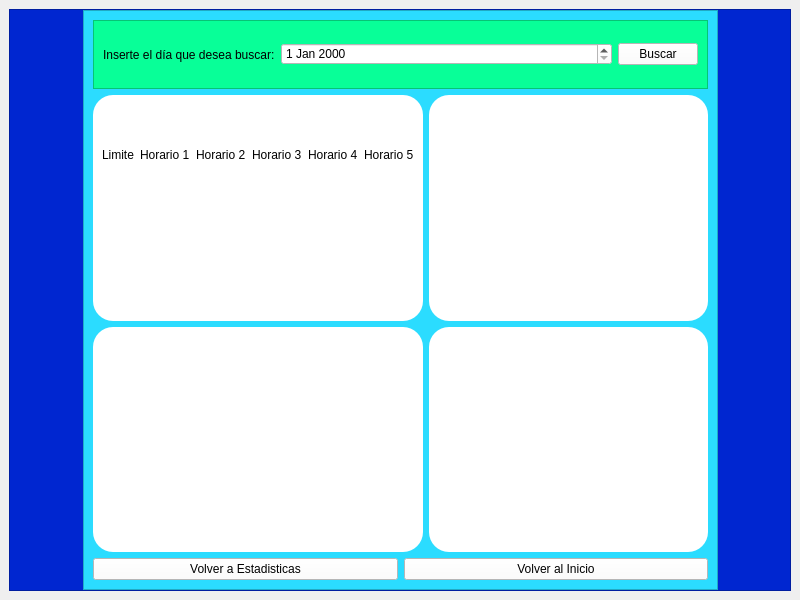
<?xml version="1.0" encoding="UTF-8"?>
<ui version="4.0">
 <class>MainWindow</class>
 <widget class="QMainWindow" name="MainWindow">
  <property name="geometry">
   <rect>
    <x>0</x>
    <y>0</y>
    <width>800</width>
    <height>600</height>
   </rect>
  </property>
  <property name="windowTitle">
   <string>MainWindow</string>
  </property>
  <widget class="QWidget" name="centralwidget">
   <layout class="QVBoxLayout" name="verticalLayout">
    <item>
     <widget class="QFrame" name="Fondo">
      <property name="styleSheet">
       <string notr="true">background-color: rgb(0, 38, 208);</string>
      </property>
      <property name="frameShape">
       <enum>QFrame::StyledPanel</enum>
      </property>
      <property name="frameShadow">
       <enum>QFrame::Raised</enum>
      </property>
      <layout class="QHBoxLayout" name="horizontalLayout" stretch="1,10,1">
       <property name="spacing">
        <number>0</number>
       </property>
       <property name="topMargin">
        <number>0</number>
       </property>
       <property name="bottomMargin">
        <number>0</number>
       </property>
       <item>
        <spacer name="horizontalSpacer">
         <property name="orientation">
          <enum>Qt::Horizontal</enum>
         </property>
         <property name="sizeHint" stdset="0">
          <size>
           <width>40</width>
           <height>20</height>
          </size>
         </property>
        </spacer>
       </item>
       <item>
        <widget class="QFrame" name="Fondo_2">
         <property name="styleSheet">
          <string notr="true">background-color: rgb(43, 220, 255);</string>
         </property>
         <property name="frameShape">
          <enum>QFrame::StyledPanel</enum>
         </property>
         <property name="frameShadow">
          <enum>QFrame::Raised</enum>
         </property>
         <layout class="QVBoxLayout" name="verticalLayout_2" stretch="3,20,1">
          <item>
           <widget class="QFrame" name="Buscador">
            <property name="styleSheet">
             <string notr="true">background-color: rgb(8, 255, 152);</string>
            </property>
            <property name="frameShape">
             <enum>QFrame::StyledPanel</enum>
            </property>
            <property name="frameShadow">
             <enum>QFrame::Raised</enum>
            </property>
            <layout class="QHBoxLayout" name="horizontalLayout_2" stretch="3,6,0">
             <item>
              <widget class="QLabel" name="label_buscar">
               <property name="text">
                <string>Inserte el día que desea buscar:</string>
               </property>
              </widget>
             </item>
             <item>
              <widget class="QDateEdit" name="Fecha">
               <property name="styleSheet">
                <string notr="true">background-color: rgb(255, 255, 255);</string>
               </property>
              </widget>
             </item>
             <item>
              <widget class="QPushButton" name="Buscar_fecha">
               <property name="styleSheet">
                <string notr="true">background-color: rgb(255, 255, 255);</string>
               </property>
               <property name="text">
                <string>Buscar</string>
               </property>
              </widget>
             </item>
            </layout>
           </widget>
          </item>
          <item>
           <layout class="QGridLayout" name="Datos_fecha" rowstretch="10,10" columnstretch="0,10,10">
            <item row="0" column="1">
             <widget class="QFrame" name="Cuadro_datos">
              <property name="styleSheet">
               <string notr="true">QFrame{
border-radius:20px;
background-color: rgb(255, 255, 255);
}</string>
              </property>
              <property name="frameShape">
               <enum>QFrame::StyledPanel</enum>
              </property>
              <property name="frameShadow">
               <enum>QFrame::Raised</enum>
              </property>
              <layout class="QVBoxLayout" name="verticalLayout_4">
               <item>
                <layout class="QVBoxLayout" name="Layout_cuadro">
                 <item>
                  <layout class="QGridLayout" name="Cuadro" columnstretch="10,10,10,10,10,10" rowminimumheight="0,10,10" columnminimumwidth="10,10,10,10,10,10">
                   <item row="2" column="2">
                    <widget class="QLabel" name="Horario_2">
                     <property name="text">
                      <string/>
                     </property>
                    </widget>
                   </item>
                   <item row="1" column="5">
                    <widget class="QLabel" name="Horario_5_lbl">
                     <property name="text">
                      <string>Horario 5</string>
                     </property>
                    </widget>
                   </item>
                   <item row="1" column="1">
                    <widget class="QLabel" name="Horario_1_lbl">
                     <property name="text">
                      <string>Horario 1</string>
                     </property>
                    </widget>
                   </item>
                   <item row="2" column="1">
                    <widget class="QLabel" name="Horario_1">
                     <property name="text">
                      <string/>
                     </property>
                    </widget>
                   </item>
                   <item row="1" column="2">
                    <widget class="QLabel" name="Horario_2_lbl">
                     <property name="text">
                      <string>Horario 2</string>
                     </property>
                    </widget>
                   </item>
                   <item row="2" column="3">
                    <widget class="QLabel" name="Horario_3">
                     <property name="text">
                      <string/>
                     </property>
                    </widget>
                   </item>
                   <item row="2" column="5">
                    <widget class="QLabel" name="Horario_5">
                     <property name="text">
                      <string/>
                     </property>
                    </widget>
                   </item>
                   <item row="2" column="4">
                    <widget class="QLabel" name="Horario_4">
                     <property name="text">
                      <string/>
                     </property>
                    </widget>
                   </item>
                   <item row="1" column="4">
                    <widget class="QLabel" name="Horario_4_lbl">
                     <property name="text">
                      <string>Horario 4</string>
                     </property>
                    </widget>
                   </item>
                   <item row="1" column="3">
                    <widget class="QLabel" name="Horario_3_lbl">
                     <property name="text">
                      <string>Horario 3</string>
                     </property>
                    </widget>
                   </item>
                   <item row="2" column="0">
                    <widget class="QLabel" name="Limite">
                     <property name="text">
                      <string/>
                     </property>
                    </widget>
                   </item>
                   <item row="1" column="0">
                    <widget class="QLabel" name="Limite_lbl">
                     <property name="styleSheet">
                      <string notr="true"/>
                     </property>
                     <property name="text">
                      <string>Limite</string>
                     </property>
                    </widget>
                   </item>
                  </layout>
                 </item>
                </layout>
               </item>
              </layout>
             </widget>
            </item>
            <item row="0" column="2">
             <widget class="QFrame" name="Grafico_comida">
              <property name="styleSheet">
               <string notr="true">QFrame{
border-radius:20px;
background-color: rgb(255, 255, 255);
}</string>
              </property>
              <property name="frameShape">
               <enum>QFrame::StyledPanel</enum>
              </property>
              <property name="frameShadow">
               <enum>QFrame::Raised</enum>
              </property>
              <layout class="QVBoxLayout" name="verticalLayout_5">
               <item>
                <layout class="QVBoxLayout" name="grafica_dos"/>
               </item>
              </layout>
             </widget>
            </item>
            <item row="1" column="1">
             <widget class="QFrame" name="Grafico_horario">
              <property name="styleSheet">
               <string notr="true">QFrame{
border-radius:20px;
background-color: rgb(255, 255, 255);
}</string>
              </property>
              <property name="frameShape">
               <enum>QFrame::StyledPanel</enum>
              </property>
              <property name="frameShadow">
               <enum>QFrame::Raised</enum>
              </property>
              <layout class="QVBoxLayout" name="verticalLayout_6">
               <item>
                <layout class="QVBoxLayout" name="grafica_uno"/>
               </item>
              </layout>
             </widget>
            </item>
            <item row="1" column="2">
             <widget class="QFrame" name="Grafico_comparacion">
              <property name="styleSheet">
               <string notr="true">QFrame{
border-radius:20px;
background-color: rgb(255, 255, 255);
}</string>
              </property>
              <property name="frameShape">
               <enum>QFrame::StyledPanel</enum>
              </property>
              <property name="frameShadow">
               <enum>QFrame::Raised</enum>
              </property>
              <layout class="QVBoxLayout" name="verticalLayout_7">
               <item>
                <layout class="QVBoxLayout" name="grafica_cuatro"/>
               </item>
              </layout>
             </widget>
            </item>
           </layout>
          </item>
          <item>
           <layout class="QHBoxLayout" name="Botones_layout">
            <item>
             <widget class="QPushButton" name="Volver_estadistic">
              <property name="styleSheet">
               <string notr="true">background-color: rgb(255, 255, 255);</string>
              </property>
              <property name="text">
               <string>Volver a Estadisticas</string>
              </property>
             </widget>
            </item>
            <item>
             <widget class="QPushButton" name="Volver_inicio">
              <property name="styleSheet">
               <string notr="true">background-color: rgb(255, 255, 255);</string>
              </property>
              <property name="text">
               <string>Volver al Inicio</string>
              </property>
             </widget>
            </item>
           </layout>
          </item>
         </layout>
        </widget>
       </item>
       <item>
        <spacer name="horizontalSpacer_2">
         <property name="orientation">
          <enum>Qt::Horizontal</enum>
         </property>
         <property name="sizeHint" stdset="0">
          <size>
           <width>40</width>
           <height>20</height>
          </size>
         </property>
        </spacer>
       </item>
      </layout>
     </widget>
    </item>
   </layout>
  </widget>
 </widget>
 <resources/>
 <connections>
  <connection>
   <sender>Buscar_fecha</sender>
   <signal>clicked()</signal>
   <receiver>MainWindow</receiver>
   <slot>Buscar_dia()</slot>
   <hints>
    <hint type="sourcelabel">
     <x>643</x>
     <y>56</y>
    </hint>
    <hint type="destinationlabel">
     <x>628</x>
     <y>700</y>
    </hint>
   </hints>
  </connection>
  <connection>
   <sender>Volver_inicio</sender>
   <signal>clicked()</signal>
   <receiver>MainWindow</receiver>
   <slot>volver()</slot>
   <hints>
    <hint type="sourcelabel">
     <x>512</x>
     <y>568</y>
    </hint>
    <hint type="destinationlabel">
     <x>522</x>
     <y>692</y>
    </hint>
   </hints>
  </connection>
  <connection>
   <sender>Volver_estadistic</sender>
   <signal>clicked()</signal>
   <receiver>MainWindow</receiver>
   <slot>show_estadistic()</slot>
   <hints>
    <hint type="sourcelabel">
     <x>266</x>
     <y>565</y>
    </hint>
    <hint type="destinationlabel">
     <x>280</x>
     <y>724</y>
    </hint>
   </hints>
  </connection>
 </connections>
 <slots>
  <slot>Buscar_dia()</slot>
  <slot>volver()</slot>
  <slot>show_estadistic()</slot>
 </slots>
</ui>
